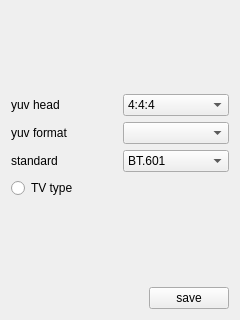
<?xml version="1.0" encoding="UTF-8"?>
<ui version="4.0">
 <class>Form</class>
 <widget class="QWidget" name="Form">
  <property name="geometry">
   <rect>
    <x>0</x>
    <y>0</y>
    <width>240</width>
    <height>320</height>
   </rect>
  </property>
  <property name="windowTitle">
   <string>Form</string>
  </property>
  <layout class="QVBoxLayout" name="verticalLayout_2">
   <item>
    <spacer name="verticalSpacer_2">
     <property name="orientation">
      <enum>Qt::Vertical</enum>
     </property>
     <property name="sizeHint" stdset="0">
      <size>
       <width>20</width>
       <height>40</height>
      </size>
     </property>
    </spacer>
   </item>
   <item>
    <layout class="QVBoxLayout" name="verticalLayout">
     <item>
      <layout class="QHBoxLayout" name="horizontalLayout_2">
       <item>
        <widget class="QLabel" name="label">
         <property name="text">
          <string>yuv head</string>
         </property>
        </widget>
       </item>
       <item>
        <widget class="QComboBox" name="head">
         <item>
          <property name="text">
           <string>4:4:4</string>
          </property>
         </item>
         <item>
          <property name="text">
           <string>4:2:2</string>
          </property>
         </item>
         <item>
          <property name="text">
           <string>4:2:0</string>
          </property>
         </item>
        </widget>
       </item>
      </layout>
     </item>
     <item>
      <layout class="QHBoxLayout" name="horizontalLayout">
       <item>
        <widget class="QLabel" name="label_2">
         <property name="text">
          <string>yuv format</string>
         </property>
        </widget>
       </item>
       <item>
        <widget class="QComboBox" name="format"/>
       </item>
      </layout>
     </item>
     <item>
      <layout class="QHBoxLayout" name="horizontalLayout_4">
       <item>
        <widget class="QLabel" name="label_3">
         <property name="text">
          <string>standard</string>
         </property>
        </widget>
       </item>
       <item>
        <widget class="QComboBox" name="standard">
         <item>
          <property name="text">
           <string>BT.601</string>
          </property>
         </item>
         <item>
          <property name="text">
           <string>BT.709</string>
          </property>
         </item>
         <item>
          <property name="text">
           <string>BT.2020</string>
          </property>
         </item>
        </widget>
       </item>
      </layout>
     </item>
     <item>
      <widget class="QRadioButton" name="TV_type">
       <property name="text">
        <string>TV type</string>
       </property>
      </widget>
     </item>
    </layout>
   </item>
   <item>
    <spacer name="verticalSpacer_3">
     <property name="orientation">
      <enum>Qt::Vertical</enum>
     </property>
     <property name="sizeHint" stdset="0">
      <size>
       <width>20</width>
       <height>40</height>
      </size>
     </property>
    </spacer>
   </item>
   <item>
    <layout class="QHBoxLayout" name="horizontalLayout_3">
     <item>
      <spacer name="horizontalSpacer">
       <property name="orientation">
        <enum>Qt::Horizontal</enum>
       </property>
       <property name="sizeHint" stdset="0">
        <size>
         <width>40</width>
         <height>20</height>
        </size>
       </property>
      </spacer>
     </item>
     <item>
      <widget class="QPushButton" name="pushButton">
       <property name="text">
        <string>save</string>
       </property>
      </widget>
     </item>
    </layout>
   </item>
  </layout>
 </widget>
 <resources/>
 <connections/>
</ui>
